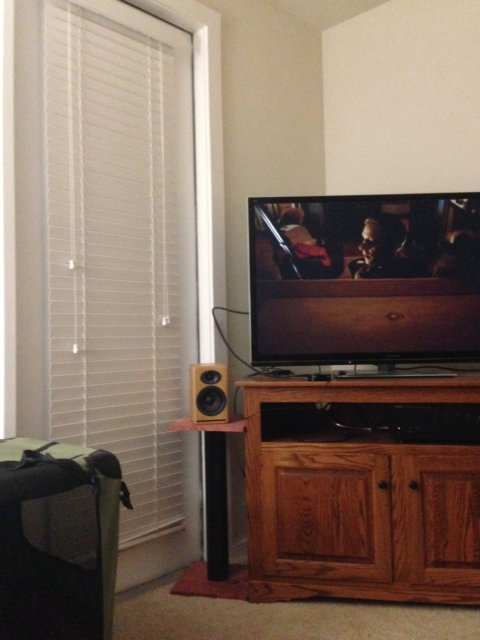
#> input picture stitch/images/1.jpg, 480 x 640 px; its folder holds 3 pictures in this run
$ python stitch.py
#> lines starting #> are read from the running program, lines starting #| are printed output that depends on the picture; after the words box and inside, x2 and y2 are one past the last pixel; in counts of white or black regions, pixels touching at a corner belong together
import cv2
import numpy as np
import os
import sys

class Matchers:
    def __init__(self):
        self.sift = cv2.SIFT_create()  # 修改为使用 SIFT
        FLANN_INDEX_KDTREE = 1  # 使用 FLANN_INDEX_KDTREE 对应 SIFT
        index_params = dict(algorithm=FLANN_INDEX_KDTREE, trees=5)
        search_params = dict(checks=50)
        self.flann = cv2.FlannBasedMatcher(index_params, search_params)

    def match(self, img1, img2, direction=None):
        imageSet1 = self.getSIFTFeatures(img1)  # 更新方法名
        imageSet2 = self.getSIFTFeatures(img2)  # 更新方法名
        print("Direction:", direction)

        matches = self.flann.knnMatch(imageSet2['des'], imageSet1['des'], k=2)
        good = []
        for m, n in matches:
            if m.distance < 0.65 * n.distance:
                good.append((m.trainIdx, m.queryIdx))

        if len(good) > 4:
            pointsCurrent = imageSet2['kp']
            pointsPrevious = imageSet1['kp']

            matchedPointsCurrent = np.float32([pointsCurrent[i].pt for (_, i) in good])
            matchedPointsPrev = np.float32([pointsPrevious[i].pt for (i, _) in good])

            H, _ = cv2.findHomography(matchedPointsCurrent, matchedPointsPrev, cv2.RANSAC, 4)
            return H
        return None

    def getSIFTFeatures(self, im):  # 更新方法名称
        gray = cv2.cvtColor(im, cv2.COLOR_BGR2GRAY)
        kp, des = self.sift.detectAndCompute(gray, None)
        return {'kp': kp, 'des': des}

class Stitch:
    def __init__(self, image_folder):
        self.images = self.load_images(image_folder)
        self.count = len(self.images)
        self.left_list, self.right_list, self.center_im = [], [], None
        self.matcher_obj = Matchers()
        self.prepare_lists()

    def load_images(self, folder):
#> called with folder = 'images'
        filenames = [f for f in os.listdir(folder) if f.endswith(('jpg', 'jpeg', 'png', 'JPG'))]
        images = [cv2.resize(cv2.imread(os.path.join(folder, f)), (480, 320)) for f in filenames]
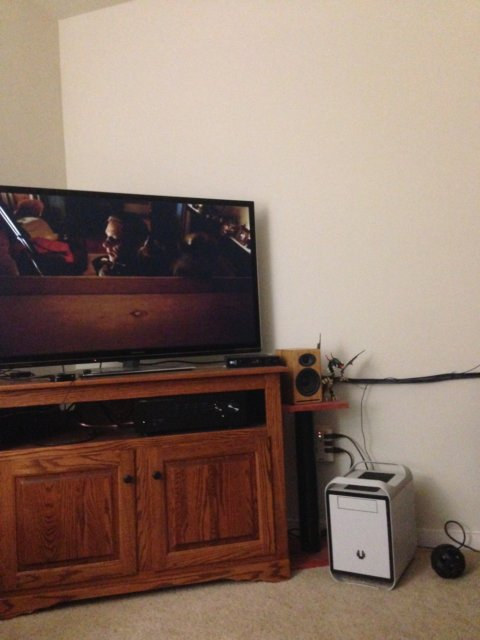
#> input picture stitch/images/2.jpg, 480 x 640 px
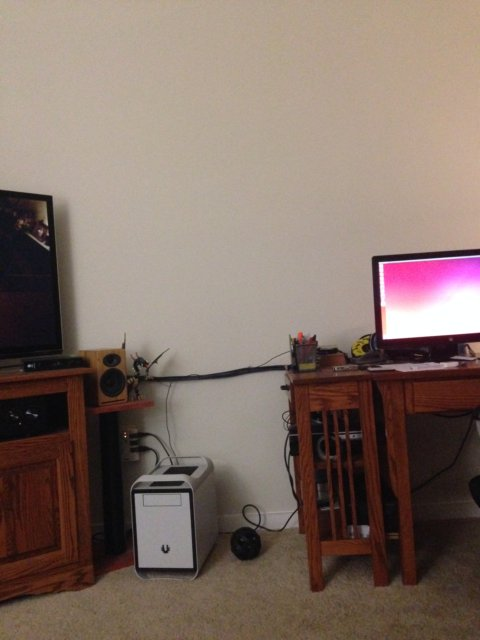
#> input picture stitch/images/3.jpg, 480 x 640 px
#> in __init__, `self.images = self.load_images(image_folder)`: self.images = 3 items
#> in __init__, `self.count = len(self.images)`: self.count = 3
        return images

    def prepare_lists(self):
        print(f"Number of images: {self.count}")
#| Number of images: 3
        self.centerIdx = self.count // 2
#> self.centerIdx = 1
        print(f"Center index image: {self.centerIdx}")
#| Center index image: 1
        self.center_im = self.images[self.centerIdx]
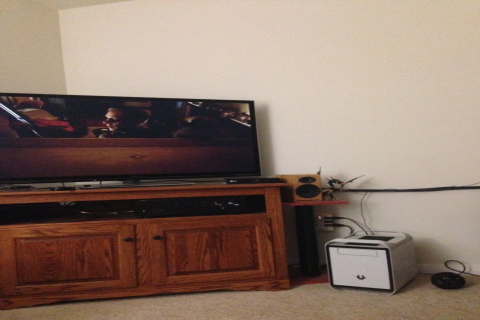
#> self.center_im: shape (320, 480, 3); mean of channels 0, 1, 2 105.6, 117.9, 139.4; drawn as B, G, R
        self.left_list = self.images[:self.centerIdx + 1]
#> self.left_list = 2 items
        self.right_list = self.images[self.centerIdx + 1:]
#> self.right_list = 1 item
        print("Image lists prepared")

    def leftshift(self):
        a = self.left_list[0]
        for b in self.left_list[1:]:
            H = self.matcher_obj.match(a, b, 'left')
            print("Homography is:", H)
            xh = np.linalg.inv(H)
            ds = np.dot(xh, np.array([a.shape[1], a.shape[0], 1]))
            ds = ds / ds[-1]
            f1 = np.dot(xh, np.array([0, 0, 1]))
            xh[0][-1] += abs(f1[0])
            xh[1][-1] += abs(f1[1])
            ds = np.dot(xh, np.array([a.shape[1], a.shape[0], 1]))
            offsety = abs(int(f1[1]))
            offsetx = abs(int(f1[0]))
            dsize = (int(ds[0]) + offsetx, int(ds[1]) + offsety)
            print("Image dsize =>", dsize)
            tmp = cv2.warpPerspective(a, xh, dsize)
            tmp[offsety:b.shape[0] + offsety, offsetx:b.shape[1] + offsetx] = b
            a = tmp
#> this loop made 1 pass
#> (matches in match, f1, offsety, offsetx, dsize) on pass 1: (242 matches, [-321.1, -52.9, 0.747], 52, 321, (903, 469))
#| Direction: left
#| Homography is: [[ 6.26117502e-01 -1.78310258e-02  2.67863124e+02]
#|  [-1.19427962e-01  9.18455939e-01  1.37052007e+01]
#|  [-7.88816980e-04  4.90343239e-06  1.00000000e+00]]
#| Image dsize => (903, 469)
        self.leftImage = tmp

    def rightshift(self):
        for each in self.right_list:
            H = self.matcher_obj.match(self.leftImage, each, 'right')
            print("Homography:", H)
            txyz = np.dot(H, np.array([each.shape[1], each.shape[0], 1]))
            txyz = txyz / txyz[-1]
            dsize = (int(txyz[0]) + self.leftImage.shape[1], int(txyz[1]) + self.leftImage.shape[0])
            tmp = cv2.warpPerspective(each, H, dsize)
            tmp = self.mix_and_match(self.leftImage, tmp)
            gray = cv2.cvtColor(tmp, cv2.COLOR_BGR2GRAY)
            _, thresh = cv2.threshold(gray, 1, 255, cv2.THRESH_BINARY)
            contours, _ = cv2.findContours(thresh, cv2.RETR_EXTERNAL, cv2.CHAIN_APPROX_SIMPLE)
            if contours:
                x, y, w, h = cv2.boundingRect(contours[0])
                tmp = tmp[y:y+h, x:x+w]
            self.leftImage = tmp
#> this loop made 1 pass
#> (matches in match, txyz, dsize, i1y in mix_and_match, i1x in mix_and_match, i2y in mix_and_match, i2x in mix_and_match, x) on pass 1: (228 matches, [1092.9, 421.1, 1], (1995, 890), 469, 903, 890, 1995, 0)
#| Direction: right
#| Homography: [[ 5.29470123e-01 -4.28480625e-02  5.30440148e+02]
#|  [-1.18838797e-01  9.01577836e-01  6.55905336e+01]
#|  [-5.80216548e-04 -5.04479074e-05  1.00000000e+00]]
#> pass 1, in getSIFTFeatures (call 4), `gray = cv2.cvtColor(im, cv2.COLOR_BGR2GRAY)`:
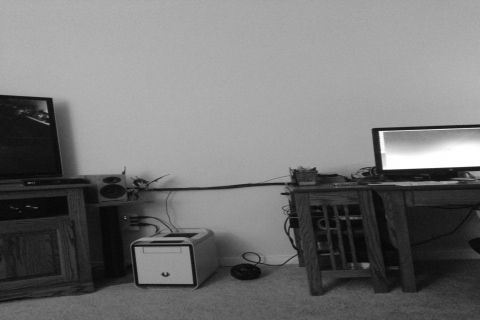
#> gray: shape (320, 480); min 6, max 255, mean 116.4
#> pass 1, in rightshift, `tmp = self.mix_and_match(self.leftImage, tmp)`:
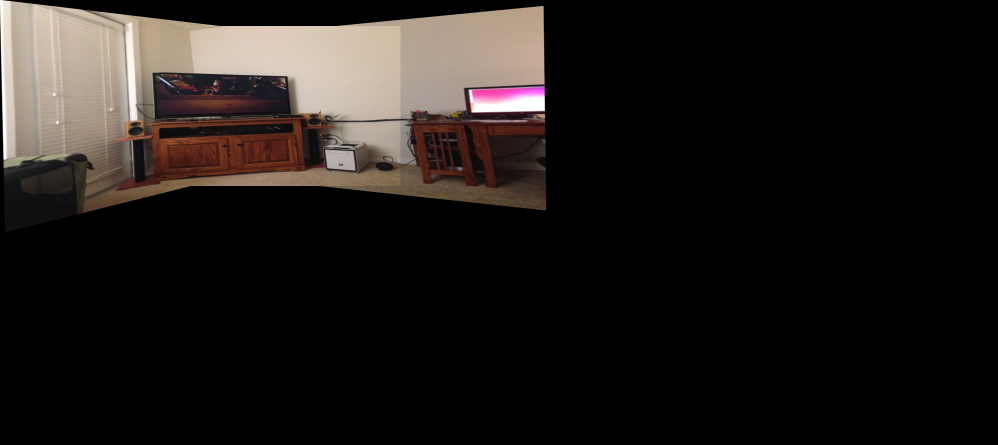
#> tmp: shape (890, 1995, 3) (shown at 1/2 size); mean of channels 0, 1, 2 23.9, 26.5, 30.8; drawn as B, G, R
#> after the loop:
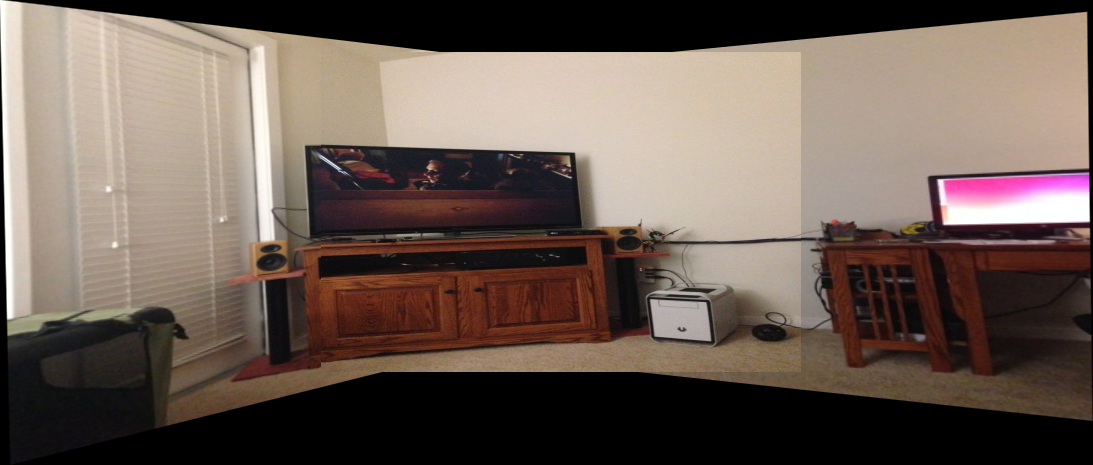
#> self.leftImage: shape (465, 1093, 3); mean of channels 0, 1, 2 83.7, 92.5, 107.6; drawn as B, G, R
#> after the loop:
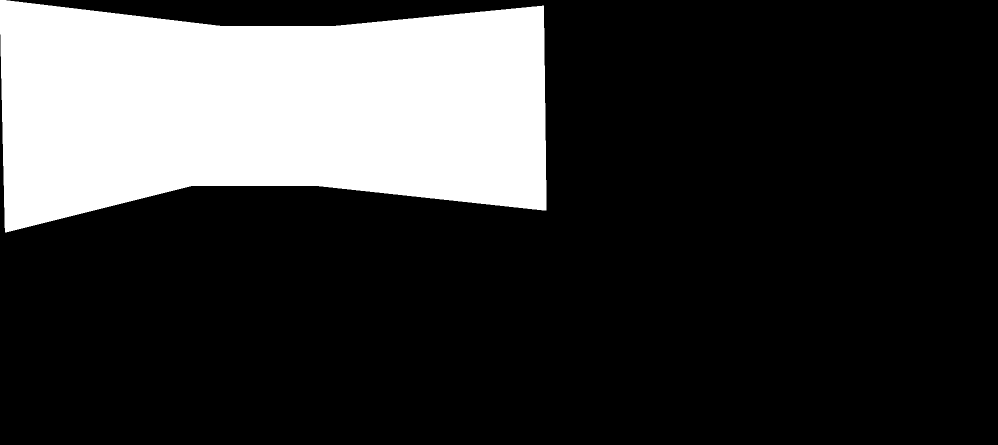
#> thresh: shape (890, 1995) (shown at 1/2 size); 22.4% white; 1 white region, box (x1, y1, x2, y2) and area: (0, 0, 1093, 465) 397156

    def mix_and_match(self, leftImage, warpedImage):
        i1y, i1x = leftImage.shape[:2]
        i2y, i2x = warpedImage.shape[:2]

        for i in range(i1x):
            for j in range(i1y):
                if np.array_equal(leftImage[j, i], [0, 0, 0]) and np.array_equal(warpedImage[j, i], [0, 0, 0]):
                    warpedImage[j, i] = [0, 0, 0]
                elif np.array_equal(warpedImage[j, i], [0, 0, 0]):
                    warpedImage[j, i] = leftImage[j, i]
                elif not np.array_equal(leftImage[j, i], [0, 0, 0]):
                    b, g, r = warpedImage[j, i]
                    bl, gl, rl = leftImage[j, i]
                    warpedImage[j, i] = [bl, gl, rl]

        return warpedImage

    def showImage(self):
        cv2.imshow("Stitched Image", self.leftImage)
        cv2.waitKey(0)
        cv2.destroyAllWindows()

if __name__ == '__main__':
    image_folder = 'images'  # 指定图片所在的文件夹
    stitcher = Stitch(image_folder)
    stitcher.leftshift()
    stitcher.rightshift()
    stitcher.showImage()
    cv2.imwrite("stitched_output.jpg", stitcher.leftImage)
    print("Stitched image saved as stitched_output.jpg")
